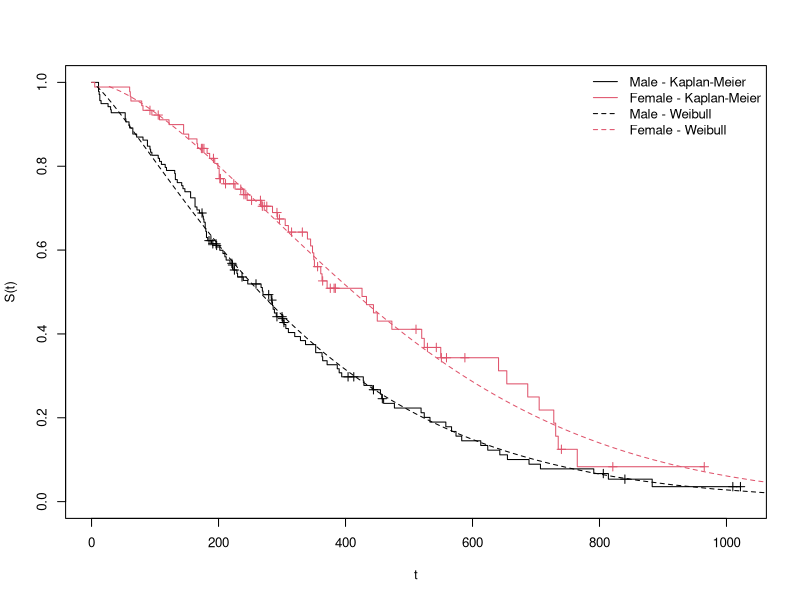

Recreate this plot in R.
library("survival")
par(cex = 0.8)

## Loading the data
data("lung", package = "survival")

## Kaplan-Meier
KM_fit <- survfit(Surv(time, status) ~ as.factor(sex), data = lung)
plot(KM_fit, mark.time = TRUE, col = 1:2, ylim = c(0, 1), 
     xlab = "t", ylab = "S(t)")

## Parametric
sex <- c("Male", "Female")
pct <- seq(0.01, 0.99, by = 0.01)
pred <- matrix(ncol = length(sex), nrow = length(pct))
for (i in seq_along(sex)) {
  param_fit <- survreg(Surv(time, status) ~ 1, data = lung,
                       dist = "weibull", subset = (sex == i))
  pred[, i] <- predict(param_fit, newdata = data.frame(sex = i),
                       type = "quantile", p = pct)
}
matplot(x = pred, y = 1-pct, type = "l", col = 1:2, 
        lty = 2, add = TRUE)
legend("topright", 
       paste(sex, 
             rep(c("Kaplan-Meier", "Weibull"), each = 2),
             sep = " - "),
       col = rep(1:2, 2),
       lty = rep(1:2, each = 2),
       bty = "n")